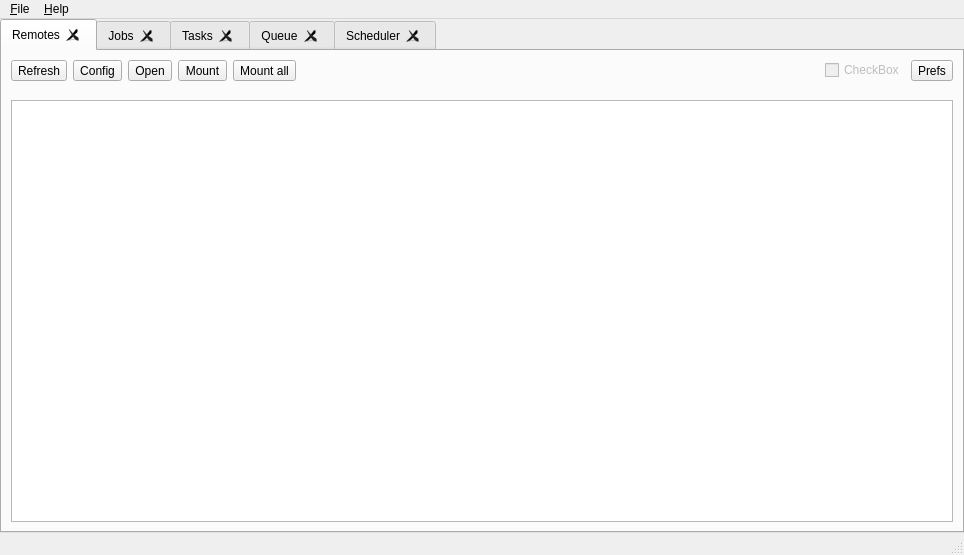
<?xml version="1.0" encoding="UTF-8"?>
<ui version="4.0">
 <class>MainWindow</class>
 <widget class="QMainWindow" name="MainWindow">
  <property name="geometry">
   <rect>
    <x>0</x>
    <y>0</y>
    <width>964</width>
    <height>555</height>
   </rect>
  </property>
  <property name="windowTitle">
   <string>Rclone Browser</string>
  </property>
  <widget class="QWidget" name="widgetMain">
   <layout class="QVBoxLayout" name="verticalLayout_3">
    <property name="spacing">
     <number>0</number>
    </property>
    <property name="leftMargin">
     <number>0</number>
    </property>
    <property name="topMargin">
     <number>0</number>
    </property>
    <property name="rightMargin">
     <number>0</number>
    </property>
    <property name="bottomMargin">
     <number>0</number>
    </property>
    <item>
     <widget class="QTabWidget" name="tabs">
      <property name="currentIndex">
       <number>0</number>
      </property>
      <property name="tabsClosable">
       <bool>true</bool>
      </property>
      <widget class="QWidget" name="widget">
       <attribute name="title">
        <string>Remotes</string>
       </attribute>
       <layout class="QVBoxLayout" name="verticalLayout">
        <item>
         <layout class="QHBoxLayout" name="horizontalLayout">
          <item>
           <widget class="QToolButton" name="refresh">
            <property name="statusTip">
             <string>Refresh remotes view</string>
            </property>
            <property name="text">
             <string>Refresh</string>
            </property>
            <property name="toolButtonStyle">
             <enum>Qt::ToolButtonTextUnderIcon</enum>
            </property>
           </widget>
          </item>
          <item>
           <widget class="QToolButton" name="config">
            <property name="text">
             <string>Config</string>
            </property>
            <property name="toolButtonStyle">
             <enum>Qt::ToolButtonTextUnderIcon</enum>
            </property>
           </widget>
          </item>
          <item>
           <widget class="QToolButton" name="open">
            <property name="text">
             <string>Open</string>
            </property>
            <property name="toolButtonStyle">
             <enum>Qt::ToolButtonTextUnderIcon</enum>
            </property>
           </widget>
          </item>
          <item>
           <widget class="QToolButton" name="mount">
            <property name="text">
             <string>Mount</string>
            </property>
            <property name="toolButtonStyle">
             <enum>Qt::ToolButtonTextUnderIcon</enum>
            </property>
           </widget>
          </item>
          <item>
           <widget class="QToolButton" name="mount_all">
            <property name="text">
             <string>Mount all</string>
            </property>
            <property name="toolButtonStyle">
             <enum>Qt::ToolButtonTextUnderIcon</enum>
            </property>
           </widget>
          </item>
          <item>
           <spacer name="horizontalSpacer">
            <property name="orientation">
             <enum>Qt::Horizontal</enum>
            </property>
            <property name="sizeHint" stdset="0">
             <size>
              <width>40</width>
              <height>20</height>
             </size>
            </property>
           </spacer>
          </item>
          <item>
           <widget class="QCheckBox" name="layoutcontrol3">
            <property name="enabled">
             <bool>false</bool>
            </property>
            <property name="text">
             <string>CheckBox</string>
            </property>
           </widget>
          </item>
          <item>
           <widget class="QToolButton" name="buttonPrefs">
            <property name="toolTip">
             <string>Rclone Browser preferences (ALT-p)</string>
            </property>
            <property name="statusTip">
             <string>Rclone Browser preferences</string>
            </property>
            <property name="text">
             <string>Prefs</string>
            </property>
            <property name="toolButtonStyle">
             <enum>Qt::ToolButtonTextUnderIcon</enum>
            </property>
           </widget>
          </item>
         </layout>
        </item>
        <item>
         <spacer name="verticalSpacer_2">
          <property name="orientation">
           <enum>Qt::Vertical</enum>
          </property>
          <property name="sizeType">
           <enum>QSizePolicy::Fixed</enum>
          </property>
          <property name="sizeHint" stdset="0">
           <size>
            <width>17</width>
            <height>13</height>
           </size>
          </property>
         </spacer>
        </item>
        <item>
         <widget class="QListWidget" name="remotes">
          <property name="editTriggers">
           <set>QAbstractItemView::NoEditTriggers</set>
          </property>
          <property name="selectionBehavior">
           <enum>QAbstractItemView::SelectRows</enum>
          </property>
          <property name="textElideMode">
           <enum>Qt::ElideMiddle</enum>
          </property>
          <property name="isWrapping" stdset="0">
           <bool>false</bool>
          </property>
          <property name="wordWrap">
           <bool>true</bool>
          </property>
         </widget>
        </item>
       </layout>
      </widget>
      <widget class="QWidget" name="tab">
       <attribute name="title">
        <string>Jobs</string>
       </attribute>
       <layout class="QVBoxLayout" name="verticalLayout_2">
        <item>
         <layout class="QHBoxLayout" name="horizontalLayout_3">
          <item>
           <widget class="QToolButton" name="buttonStopAllJobs">
            <property name="text">
             <string>Stop</string>
            </property>
            <property name="toolButtonStyle">
             <enum>Qt::ToolButtonTextUnderIcon</enum>
            </property>
           </widget>
          </item>
          <item>
           <widget class="QToolButton" name="buttonCleanNotRunning">
            <property name="text">
             <string>Clean</string>
            </property>
            <property name="toolButtonStyle">
             <enum>Qt::ToolButtonTextUnderIcon</enum>
            </property>
           </widget>
          </item>
          <item>
           <spacer name="horizontalSpacer_11">
            <property name="orientation">
             <enum>Qt::Horizontal</enum>
            </property>
            <property name="sizeType">
             <enum>QSizePolicy::Fixed</enum>
            </property>
            <property name="sizeHint" stdset="0">
             <size>
              <width>10</width>
              <height>20</height>
             </size>
            </property>
           </spacer>
          </item>
          <item>
           <widget class="QToolButton" name="buttonSortByTime">
            <property name="toolTip">
             <string>Sort by start time</string>
            </property>
            <property name="statusTip">
             <string>Sort by start time</string>
            </property>
            <property name="text">
             <string>Sort</string>
            </property>
            <property name="toolButtonStyle">
             <enum>Qt::ToolButtonTextUnderIcon</enum>
            </property>
           </widget>
          </item>
          <item>
           <widget class="QToolButton" name="buttonSortByStatus">
            <property name="toolTip">
             <string>Sort by status</string>
            </property>
            <property name="statusTip">
             <string>Sort by status</string>
            </property>
            <property name="text">
             <string>Sort</string>
            </property>
            <property name="toolButtonStyle">
             <enum>Qt::ToolButtonTextUnderIcon</enum>
            </property>
           </widget>
          </item>
          <item>
           <spacer name="horizontalSpacer_3">
            <property name="orientation">
             <enum>Qt::Horizontal</enum>
            </property>
            <property name="sizeHint" stdset="0">
             <size>
              <width>40</width>
              <height>20</height>
             </size>
            </property>
           </spacer>
          </item>
          <item>
           <widget class="QCheckBox" name="layoutcontrol2">
            <property name="enabled">
             <bool>false</bool>
            </property>
            <property name="text">
             <string>CheckBox</string>
            </property>
           </widget>
          </item>
         </layout>
        </item>
        <item>
         <spacer name="verticalSpacer_4">
          <property name="orientation">
           <enum>Qt::Vertical</enum>
          </property>
          <property name="sizeType">
           <enum>QSizePolicy::Fixed</enum>
          </property>
          <property name="sizeHint" stdset="0">
           <size>
            <width>20</width>
            <height>5</height>
           </size>
          </property>
         </spacer>
        </item>
        <item>
         <widget class="QScrollArea" name="jobsArea">
          <property name="widgetResizable">
           <bool>true</bool>
          </property>
          <widget class="QWidget" name="scrollAreaWidgetContents">
           <property name="geometry">
            <rect>
             <x>0</x>
             <y>0</y>
             <width>940</width>
             <height>412</height>
            </rect>
           </property>
           <layout class="QVBoxLayout" name="verticalLayout_4">
            <property name="leftMargin">
             <number>0</number>
            </property>
            <property name="topMargin">
             <number>0</number>
            </property>
            <property name="rightMargin">
             <number>0</number>
            </property>
            <property name="bottomMargin">
             <number>0</number>
            </property>
            <item>
             <layout class="QVBoxLayout" name="jobs">
              <item>
               <widget class="QLabel" name="noJobsAvailable">
                <property name="text">
                 <string>No jobs are available</string>
                </property>
               </widget>
              </item>
              <item>
               <spacer name="verticalSpacer">
                <property name="orientation">
                 <enum>Qt::Vertical</enum>
                </property>
                <property name="sizeHint" stdset="0">
                 <size>
                  <width>20</width>
                  <height>40</height>
                 </size>
                </property>
               </spacer>
              </item>
             </layout>
            </item>
           </layout>
          </widget>
         </widget>
        </item>
       </layout>
      </widget>
      <widget class="QWidget" name="tasksTab">
       <attribute name="title">
        <string>Tasks</string>
       </attribute>
       <layout class="QVBoxLayout" name="verticalLayout_5">
        <item>
         <layout class="QHBoxLayout" name="horizontalLayout_2">
          <item>
           <widget class="QToolButton" name="buttonDryrunTask">
            <property name="text">
             <string>Dry Run</string>
            </property>
            <property name="toolButtonStyle">
             <enum>Qt::ToolButtonTextUnderIcon</enum>
            </property>
           </widget>
          </item>
          <item>
           <widget class="QToolButton" name="buttonRunTask">
            <property name="text">
             <string>Run</string>
            </property>
            <property name="toolButtonStyle">
             <enum>Qt::ToolButtonTextUnderIcon</enum>
            </property>
           </widget>
          </item>
          <item>
           <widget class="QToolButton" name="buttonStop">
            <property name="toolTip">
             <string>&lt;html&gt;&lt;head/&gt;&lt;body&gt;&lt;p&gt;&lt;span style=&quot; font-size:13pt;&quot;&gt;Stop all selected tasks&lt;/span&gt;&lt;/p&gt;&lt;/body&gt;&lt;/html&gt;</string>
            </property>
            <property name="text">
             <string>Stop</string>
            </property>
            <property name="toolButtonStyle">
             <enum>Qt::ToolButtonTextUnderIcon</enum>
            </property>
           </widget>
          </item>
          <item>
           <spacer name="horizontalSpacer_5">
            <property name="orientation">
             <enum>Qt::Horizontal</enum>
            </property>
            <property name="sizeType">
             <enum>QSizePolicy::Fixed</enum>
            </property>
            <property name="sizeHint" stdset="0">
             <size>
              <width>10</width>
              <height>20</height>
             </size>
            </property>
           </spacer>
          </item>
          <item>
           <widget class="QToolButton" name="buttonEditTask">
            <property name="text">
             <string>Edit</string>
            </property>
            <property name="toolButtonStyle">
             <enum>Qt::ToolButtonTextUnderIcon</enum>
            </property>
           </widget>
          </item>
          <item>
           <widget class="QToolButton" name="buttonDeleteTask">
            <property name="text">
             <string>Delete</string>
            </property>
            <property name="toolButtonStyle">
             <enum>Qt::ToolButtonTextUnderIcon</enum>
            </property>
           </widget>
          </item>
          <item>
           <spacer name="horizontalSpacer_6">
            <property name="orientation">
             <enum>Qt::Horizontal</enum>
            </property>
            <property name="sizeType">
             <enum>QSizePolicy::Fixed</enum>
            </property>
            <property name="sizeHint" stdset="0">
             <size>
              <width>10</width>
              <height>20</height>
             </size>
            </property>
           </spacer>
          </item>
          <item>
           <widget class="QToolButton" name="buttonAddToQueue">
            <property name="toolTip">
             <string>Add to the queue</string>
            </property>
            <property name="statusTip">
             <string>Add selected transfer tasks to the queue</string>
            </property>
            <property name="text">
             <string>Add</string>
            </property>
            <property name="toolButtonStyle">
             <enum>Qt::ToolButtonTextUnderIcon</enum>
            </property>
           </widget>
          </item>
          <item>
           <widget class="QToolButton" name="buttonAddToScheduler">
            <property name="toolTip">
             <string>Add to the scheduler</string>
            </property>
            <property name="statusTip">
             <string>Add selected transfer tasks to the scheduler</string>
            </property>
            <property name="text">
             <string>Add</string>
            </property>
            <property name="toolButtonStyle">
             <enum>Qt::ToolButtonTextUnderIcon</enum>
            </property>
           </widget>
          </item>
          <item>
           <widget class="QToolButton" name="buttonSortTask">
            <property name="toolTip">
             <string>&lt;html&gt;&lt;head/&gt;&lt;body&gt;&lt;p&gt;Sort tasks&lt;/p&gt;&lt;/body&gt;&lt;/html&gt;</string>
            </property>
            <property name="text">
             <string>Sort</string>
            </property>
            <property name="checked">
             <bool>false</bool>
            </property>
            <property name="toolButtonStyle">
             <enum>Qt::ToolButtonTextUnderIcon</enum>
            </property>
           </widget>
          </item>
          <item>
           <spacer name="horizontalSpacer_2">
            <property name="orientation">
             <enum>Qt::Horizontal</enum>
            </property>
            <property name="sizeHint" stdset="0">
             <size>
              <width>40</width>
              <height>20</height>
             </size>
            </property>
           </spacer>
          </item>
          <item>
           <widget class="QCheckBox" name="layoutcontrol1">
            <property name="enabled">
             <bool>false</bool>
            </property>
            <property name="text">
             <string>CheckBox</string>
            </property>
            <property name="tristate">
             <bool>false</bool>
            </property>
           </widget>
          </item>
         </layout>
        </item>
        <item>
         <spacer name="verticalSpacer_3">
          <property name="orientation">
           <enum>Qt::Vertical</enum>
          </property>
          <property name="sizeType">
           <enum>QSizePolicy::Fixed</enum>
          </property>
          <property name="sizeHint" stdset="0">
           <size>
            <width>20</width>
            <height>5</height>
           </size>
          </property>
         </spacer>
        </item>
        <item>
         <widget class="QListWidget" name="tasksListWidget">
          <property name="contextMenuPolicy">
           <enum>Qt::CustomContextMenu</enum>
          </property>
          <property name="tabKeyNavigation">
           <bool>true</bool>
          </property>
          <property name="alternatingRowColors">
           <bool>false</bool>
          </property>
          <property name="selectionMode">
           <enum>QAbstractItemView::ExtendedSelection</enum>
          </property>
          <property name="wordWrap">
           <bool>false</bool>
          </property>
          <property name="sortingEnabled">
           <bool>false</bool>
          </property>
         </widget>
        </item>
       </layout>
      </widget>
      <widget class="QWidget" name="queue">
       <attribute name="title">
        <string>Queue</string>
       </attribute>
       <layout class="QVBoxLayout" name="verticalLayout_6">
        <item>
         <layout class="QHBoxLayout" name="horizontalLayout_4">
          <item>
           <widget class="QToolButton" name="buttonStartQueue">
            <property name="text">
             <string>Start</string>
            </property>
            <property name="toolButtonStyle">
             <enum>Qt::ToolButtonTextUnderIcon</enum>
            </property>
           </widget>
          </item>
          <item>
           <widget class="QToolButton" name="buttonStopQueue">
            <property name="text">
             <string>Stop</string>
            </property>
            <property name="toolButtonStyle">
             <enum>Qt::ToolButtonTextUnderIcon</enum>
            </property>
           </widget>
          </item>
          <item>
           <spacer name="horizontalSpacer_8">
            <property name="orientation">
             <enum>Qt::Horizontal</enum>
            </property>
            <property name="sizeType">
             <enum>QSizePolicy::Fixed</enum>
            </property>
            <property name="sizeHint" stdset="0">
             <size>
              <width>10</width>
              <height>20</height>
             </size>
            </property>
           </spacer>
          </item>
          <item>
           <widget class="QToolButton" name="buttonUpQueue">
            <property name="text">
             <string>Up</string>
            </property>
            <property name="toolButtonStyle">
             <enum>Qt::ToolButtonTextUnderIcon</enum>
            </property>
           </widget>
          </item>
          <item>
           <widget class="QToolButton" name="buttonDownQueue">
            <property name="text">
             <string>Down</string>
            </property>
            <property name="toolButtonStyle">
             <enum>Qt::ToolButtonTextUnderIcon</enum>
            </property>
           </widget>
          </item>
          <item>
           <spacer name="horizontalSpacer_9">
            <property name="orientation">
             <enum>Qt::Horizontal</enum>
            </property>
            <property name="sizeType">
             <enum>QSizePolicy::Fixed</enum>
            </property>
            <property name="sizeHint" stdset="0">
             <size>
              <width>10</width>
              <height>20</height>
             </size>
            </property>
           </spacer>
          </item>
          <item>
           <widget class="QToolButton" name="buttonRemoveFromQueue">
            <property name="text">
             <string>Delete</string>
            </property>
            <property name="toolButtonStyle">
             <enum>Qt::ToolButtonTextUnderIcon</enum>
            </property>
           </widget>
          </item>
          <item>
           <widget class="QToolButton" name="buttonPurgeQueue">
            <property name="text">
             <string>Purge</string>
            </property>
            <property name="toolButtonStyle">
             <enum>Qt::ToolButtonTextUnderIcon</enum>
            </property>
           </widget>
          </item>
          <item>
           <spacer name="horizontalSpacer_7">
            <property name="orientation">
             <enum>Qt::Horizontal</enum>
            </property>
            <property name="sizeType">
             <enum>QSizePolicy::Fixed</enum>
            </property>
            <property name="sizeHint" stdset="0">
             <size>
              <width>40</width>
              <height>20</height>
             </size>
            </property>
           </spacer>
          </item>
          <item>
           <widget class="QLabel" name="labelQueueInfoStart">
            <property name="styleSheet">
             <string notr="true">color: green; font-weight: bold;</string>
            </property>
            <property name="text">
             <string/>
            </property>
           </widget>
          </item>
          <item>
           <widget class="QLabel" name="labelQueueInfoStop">
            <property name="text">
             <string/>
            </property>
           </widget>
          </item>
          <item>
           <spacer name="horizontalSpacer_4">
            <property name="orientation">
             <enum>Qt::Horizontal</enum>
            </property>
            <property name="sizeHint" stdset="0">
             <size>
              <width>40</width>
              <height>20</height>
             </size>
            </property>
           </spacer>
          </item>
          <item>
           <widget class="QCheckBox" name="layoutcontrol1_queue">
            <property name="enabled">
             <bool>false</bool>
            </property>
            <property name="text">
             <string>CheckBox</string>
            </property>
           </widget>
          </item>
         </layout>
        </item>
        <item>
         <spacer name="verticalSpacer_5">
          <property name="orientation">
           <enum>Qt::Vertical</enum>
          </property>
          <property name="sizeType">
           <enum>QSizePolicy::Fixed</enum>
          </property>
          <property name="sizeHint" stdset="0">
           <size>
            <width>20</width>
            <height>5</height>
           </size>
          </property>
         </spacer>
        </item>
        <item>
         <widget class="QListWidget" name="queueListWidget">
          <property name="contextMenuPolicy">
           <enum>Qt::CustomContextMenu</enum>
          </property>
          <property name="tabKeyNavigation">
           <bool>true</bool>
          </property>
          <property name="alternatingRowColors">
           <bool>false</bool>
          </property>
          <property name="selectionMode">
           <enum>QAbstractItemView::SingleSelection</enum>
          </property>
          <property name="spacing">
           <number>5</number>
          </property>
          <property name="wordWrap">
           <bool>false</bool>
          </property>
          <property name="sortingEnabled">
           <bool>false</bool>
          </property>
         </widget>
        </item>
       </layout>
      </widget>
      <widget class="QWidget" name="tab_2">
       <attribute name="title">
        <string>Scheduler</string>
       </attribute>
       <layout class="QVBoxLayout" name="verticalLayout_8">
        <item>
         <layout class="QHBoxLayout" name="horizontalLayout_9">
          <item>
           <widget class="QToolButton" name="buttonStartScheduler">
            <property name="toolTip">
             <string>Start scheduler</string>
            </property>
            <property name="statusTip">
             <string>Start scheduler</string>
            </property>
            <property name="text">
             <string>Start</string>
            </property>
            <property name="toolButtonStyle">
             <enum>Qt::ToolButtonTextUnderIcon</enum>
            </property>
           </widget>
          </item>
          <item>
           <widget class="QToolButton" name="buttonStopScheduler">
            <property name="toolTip">
             <string>Stop scheduler</string>
            </property>
            <property name="statusTip">
             <string>Stop scheduler</string>
            </property>
            <property name="text">
             <string>Stop</string>
            </property>
            <property name="toolButtonStyle">
             <enum>Qt::ToolButtonTextUnderIcon</enum>
            </property>
           </widget>
          </item>
          <item>
           <spacer name="horizontalSpacer_10">
            <property name="orientation">
             <enum>Qt::Horizontal</enum>
            </property>
            <property name="sizeType">
             <enum>QSizePolicy::Fixed</enum>
            </property>
            <property name="sizeHint" stdset="0">
             <size>
              <width>40</width>
              <height>20</height>
             </size>
            </property>
           </spacer>
          </item>
          <item>
           <widget class="QLabel" name="labelSchedulerInfoStart">
            <property name="styleSheet">
             <string notr="true">color: green; font-weight: bold;</string>
            </property>
            <property name="text">
             <string/>
            </property>
           </widget>
          </item>
          <item>
           <widget class="QLabel" name="labelSchedulerInfoStop">
            <property name="text">
             <string/>
            </property>
           </widget>
          </item>
          <item>
           <spacer name="horizontalSpacer_19">
            <property name="orientation">
             <enum>Qt::Horizontal</enum>
            </property>
            <property name="sizeHint" stdset="0">
             <size>
              <width>40</width>
              <height>20</height>
             </size>
            </property>
           </spacer>
          </item>
          <item>
           <widget class="QCheckBox" name="layoutcontrol1_sch">
            <property name="enabled">
             <bool>false</bool>
            </property>
            <property name="text">
             <string>CheckBox</string>
            </property>
           </widget>
          </item>
         </layout>
        </item>
        <item>
         <spacer name="verticalSpacer_11">
          <property name="orientation">
           <enum>Qt::Vertical</enum>
          </property>
          <property name="sizeType">
           <enum>QSizePolicy::Fixed</enum>
          </property>
          <property name="sizeHint" stdset="0">
           <size>
            <width>20</width>
            <height>5</height>
           </size>
          </property>
         </spacer>
        </item>
        <item>
         <widget class="QScrollArea" name="jobsArea_2">
          <property name="widgetResizable">
           <bool>true</bool>
          </property>
          <widget class="QWidget" name="scrollAreaWidgetContents_2">
           <property name="geometry">
            <rect>
             <x>0</x>
             <y>0</y>
             <width>940</width>
             <height>412</height>
            </rect>
           </property>
           <layout class="QVBoxLayout" name="verticalLayout_7">
            <property name="leftMargin">
             <number>0</number>
            </property>
            <property name="topMargin">
             <number>0</number>
            </property>
            <property name="rightMargin">
             <number>0</number>
            </property>
            <property name="bottomMargin">
             <number>0</number>
            </property>
            <item>
             <layout class="QVBoxLayout" name="schedulers">
              <item>
               <widget class="QLabel" name="noSchedulesAvailable">
                <property name="text">
                 <string>No schedules are available</string>
                </property>
               </widget>
              </item>
              <item>
               <spacer name="verticalSpacer_6">
                <property name="orientation">
                 <enum>Qt::Vertical</enum>
                </property>
                <property name="sizeHint" stdset="0">
                 <size>
                  <width>20</width>
                  <height>40</height>
                 </size>
                </property>
               </spacer>
              </item>
             </layout>
            </item>
           </layout>
          </widget>
         </widget>
        </item>
       </layout>
      </widget>
     </widget>
    </item>
   </layout>
  </widget>
  <widget class="QMenuBar" name="menuBar">
   <property name="geometry">
    <rect>
     <x>0</x>
     <y>0</y>
     <width>964</width>
     <height>24</height>
    </rect>
   </property>
   <widget class="QMenu" name="menuFile">
    <property name="title">
     <string>&amp;File</string>
    </property>
    <addaction name="preferences"/>
    <addaction name="separator"/>
    <addaction name="quit"/>
   </widget>
   <widget class="QMenu" name="menuHelp">
    <property name="title">
     <string>&amp;Help</string>
    </property>
    <addaction name="about"/>
    <addaction name="aboutQt"/>
   </widget>
   <addaction name="menuFile"/>
   <addaction name="menuHelp"/>
  </widget>
  <widget class="QStatusBar" name="statusBar"/>
  <action name="about">
   <property name="text">
    <string>&amp;About</string>
   </property>
   <property name="menuRole">
    <enum>QAction::AboutRole</enum>
   </property>
  </action>
  <action name="aboutQt">
   <property name="text">
    <string>About &amp;Qt</string>
   </property>
   <property name="menuRole">
    <enum>QAction::AboutQtRole</enum>
   </property>
  </action>
  <action name="preferences">
   <property name="text">
    <string>&amp;Preferences...</string>
   </property>
   <property name="toolTip">
    <string>Rclone Browser preferences (ALT-p)</string>
   </property>
   <property name="shortcut">
    <string>Alt+P</string>
   </property>
   <property name="menuRole">
    <enum>QAction::PreferencesRole</enum>
   </property>
  </action>
  <action name="quit">
   <property name="text">
    <string>&amp;Quit</string>
   </property>
   <property name="shortcut">
    <string>Ctrl+Q</string>
   </property>
   <property name="menuRole">
    <enum>QAction::QuitRole</enum>
   </property>
  </action>
  <action name="actionEdit">
   <property name="enabled">
    <bool>true</bool>
   </property>
   <property name="text">
    <string>Edit</string>
   </property>
   <property name="toolTip">
    <string>Edit selected task</string>
   </property>
  </action>
  <action name="actionDelete">
   <property name="text">
    <string>Delete</string>
   </property>
   <property name="toolTip">
    <string>Delete selected tasks</string>
   </property>
  </action>
  <action name="actionRun">
   <property name="text">
    <string>Run</string>
   </property>
   <property name="toolTip">
    <string>Run all selected tasks at once</string>
   </property>
  </action>
  <action name="actionDryRun">
   <property name="text">
    <string>Dry Run</string>
   </property>
   <property name="toolTip">
    <string>&lt;html&gt;&lt;head/&gt;&lt;body&gt;&lt;p&gt;Dry Run all selected tasks at once&lt;/p&gt;&lt;/body&gt;&lt;/html&gt;</string>
   </property>
  </action>
  <action name="actionSortTask">
   <property name="text">
    <string>Sort</string>
   </property>
   <property name="toolTip">
    <string>Sort tasks</string>
   </property>
  </action>
  <action name="actionRefresh">
   <property name="text">
    <string>Refresh</string>
   </property>
   <property name="toolTip">
    <string>Refresh remotes view</string>
   </property>
  </action>
  <action name="actionConfig">
   <property name="text">
    <string>Config</string>
   </property>
   <property name="toolTip">
    <string>&lt;html&gt;&lt;head/&gt;&lt;body&gt;&lt;p&gt;rclone config&lt;/p&gt;&lt;p&gt;if you want to specify which terminal to use&lt;br/&gt;define $TERMINAL env variable e.g.:&lt;br/&gt;TERMINAL=/usr/local/bin/myterminal&lt;/p&gt;&lt;/body&gt;&lt;/html&gt;</string>
   </property>
  </action>
  <action name="actionOpen">
   <property name="text">
    <string>Open</string>
   </property>
   <property name="toolTip">
    <string>Open remote</string>
   </property>
  </action>
  <action name="actionStopAllTransfers">
   <property name="text">
    <string>Stop All</string>
   </property>
   <property name="toolTip">
    <string>&lt;html&gt;&lt;head/&gt;&lt;body&gt;&lt;p&gt;Stop all running transfers&lt;/p&gt;&lt;/body&gt;&lt;/html&gt;</string>
   </property>
  </action>
  <action name="actionCleanNotRunning">
   <property name="text">
    <string>Clean</string>
   </property>
   <property name="toolTip">
    <string>&lt;html&gt;&lt;head/&gt;&lt;body&gt;&lt;p&gt;Remove all not running jobs&lt;/p&gt;&lt;/body&gt;&lt;/html&gt;</string>
   </property>
  </action>
  <action name="actionAddToQueue">
   <property name="text">
    <string>Add to the queue</string>
   </property>
   <property name="toolTip">
    <string>&lt;html&gt;&lt;head/&gt;&lt;body&gt;&lt;p&gt;Add selected transfer tasks to the queue&lt;/p&gt;&lt;/body&gt;&lt;/html&gt;</string>
   </property>
  </action>
  <action name="actionStartQueue">
   <property name="text">
    <string>Start</string>
   </property>
   <property name="toolTip">
    <string>&lt;html&gt;&lt;head/&gt;&lt;body&gt;&lt;p&gt;Start actively processing items from the queue&lt;/p&gt;&lt;/body&gt;&lt;/html&gt;</string>
   </property>
  </action>
  <action name="actionStopQueue">
   <property name="text">
    <string>Stop</string>
   </property>
   <property name="toolTip">
    <string>&lt;html&gt;&lt;head/&gt;&lt;body&gt;&lt;p&gt;Stop the queue processing.&lt;/p&gt;&lt;p&gt;Active task will be cancelled.&lt;/p&gt;&lt;/body&gt;&lt;/html&gt;</string>
   </property>
  </action>
  <action name="actionPurgeQueue">
   <property name="text">
    <string>Purge</string>
   </property>
   <property name="toolTip">
    <string>Remove all not running tasks from the queue</string>
   </property>
  </action>
  <action name="actionRemoveFromQueue">
   <property name="text">
    <string>Remove</string>
   </property>
   <property name="toolTip">
    <string>Remove from the queue</string>
   </property>
  </action>
  <action name="actionUpQueue">
   <property name="text">
    <string>Up</string>
   </property>
   <property name="toolTip">
    <string>Move task up in the queue</string>
   </property>
  </action>
  <action name="actionDownQueue">
   <property name="text">
    <string>Down</string>
   </property>
   <property name="toolTip">
    <string>Move task down in the queue</string>
   </property>
  </action>
  <action name="actionQueueScriptRun">
   <property name="text">
    <string>queueScriptRun</string>
   </property>
  </action>
  <action name="actionStop">
   <property name="text">
    <string>Stop</string>
   </property>
   <property name="toolTip">
    <string>Stop all selected tasks</string>
   </property>
  </action>
  <action name="actionAddToScheduler">
   <property name="text">
    <string>Add to the scheduler</string>
   </property>
   <property name="toolTip">
    <string>Add selected transfer tasks to the scheduler</string>
   </property>
  </action>
  <action name="actionStartScheduler">
   <property name="text">
    <string>Start</string>
   </property>
   <property name="toolTip">
    <string>Start all schedulers</string>
   </property>
  </action>
  <action name="actionStopScheduler">
   <property name="text">
    <string>Stop</string>
   </property>
   <property name="toolTip">
    <string>Stop scheduler</string>
   </property>
  </action>
  <action name="actionSortByTime">
   <property name="text">
    <string>Sort</string>
   </property>
   <property name="toolTip">
    <string>Sort by start time</string>
   </property>
  </action>
  <action name="actionSortByStatus">
   <property name="text">
    <string>Sort</string>
   </property>
   <property name="toolTip">
    <string>Sort by status</string>
   </property>
  </action>
  <action name="actionMount">
   <property name="text">
    <string>Mount</string>
   </property>
   <property name="toolTip">
    <string>Mount selected remote</string>
   </property>
  </action>
  <action name="actionMountAll">
   <property name="text">
    <string>Mount All</string>
   </property>
   <property name="toolTip">
    <string>Mount all remotes</string>
   </property>
  </action>
 </widget>
 <tabstops>
  <tabstop>tabs</tabstop>
  <tabstop>remotes</tabstop>
  <tabstop>jobsArea</tabstop>
 </tabstops>
 <resources/>
 <connections>
  <connection>
   <sender>buttonPrefs</sender>
   <signal>clicked()</signal>
   <receiver>preferences</receiver>
   <slot>trigger()</slot>
   <hints>
    <hint type="sourcelabel">
     <x>612</x>
     <y>71</y>
    </hint>
    <hint type="destinationlabel">
     <x>-1</x>
     <y>-1</y>
    </hint>
   </hints>
  </connection>
  <connection>
   <sender>buttonAddToQueue</sender>
   <signal>clicked()</signal>
   <receiver>actionAddToQueue</receiver>
   <slot>trigger()</slot>
   <hints>
    <hint type="sourcelabel">
     <x>289</x>
     <y>73</y>
    </hint>
    <hint type="destinationlabel">
     <x>-1</x>
     <y>-1</y>
    </hint>
   </hints>
  </connection>
  <connection>
   <sender>buttonAddToScheduler</sender>
   <signal>clicked()</signal>
   <receiver>actionAddToScheduler</receiver>
   <slot>trigger()</slot>
   <hints>
    <hint type="sourcelabel">
     <x>380</x>
     <y>73</y>
    </hint>
    <hint type="destinationlabel">
     <x>-1</x>
     <y>-1</y>
    </hint>
   </hints>
  </connection>
  <connection>
   <sender>buttonSortByTime</sender>
   <signal>clicked()</signal>
   <receiver>actionSortByTime</receiver>
   <slot>trigger()</slot>
   <hints>
    <hint type="sourcelabel">
     <x>158</x>
     <y>73</y>
    </hint>
    <hint type="destinationlabel">
     <x>-1</x>
     <y>-1</y>
    </hint>
   </hints>
  </connection>
  <connection>
   <sender>buttonSortByStatus</sender>
   <signal>clicked()</signal>
   <receiver>actionSortByStatus</receiver>
   <slot>trigger()</slot>
   <hints>
    <hint type="sourcelabel">
     <x>208</x>
     <y>73</y>
    </hint>
    <hint type="destinationlabel">
     <x>-1</x>
     <y>-1</y>
    </hint>
   </hints>
  </connection>
 </connections>
</ui>
